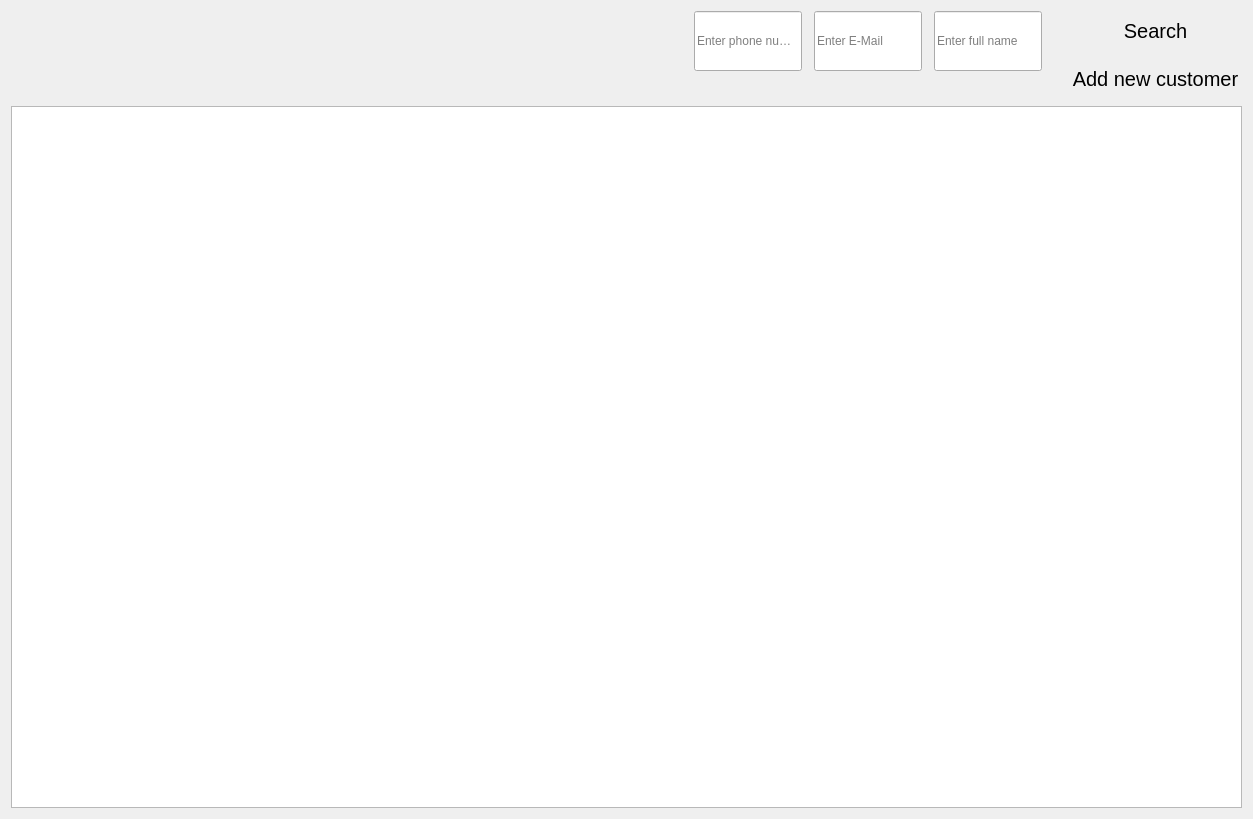
<?xml version="1.0" encoding="UTF-8"?>
<ui version="4.0">
 <class>customers_window</class>
 <widget class="QWidget" name="customers_window">
  <property name="geometry">
   <rect>
    <x>0</x>
    <y>0</y>
    <width>1253</width>
    <height>819</height>
   </rect>
  </property>
  <property name="sizePolicy">
   <sizepolicy hsizetype="Expanding" vsizetype="Expanding">
    <horstretch>0</horstretch>
    <verstretch>0</verstretch>
   </sizepolicy>
  </property>
  <property name="minimumSize">
   <size>
    <width>1253</width>
    <height>819</height>
   </size>
  </property>
  <property name="windowTitle">
   <string>Customers</string>
  </property>
  <layout class="QVBoxLayout" name="verticalLayout_3">
   <property name="spacing">
    <number>7</number>
   </property>
   <item>
    <layout class="QHBoxLayout" name="horizontalLayout_2">
     <item>
      <layout class="QVBoxLayout" name="verticalLayout_2">
       <item>
        <layout class="QHBoxLayout" name="horizontalLayout">
         <property name="spacing">
          <number>12</number>
         </property>
         <item>
          <spacer name="horizontalSpacer">
           <property name="orientation">
            <enum>Qt::Horizontal</enum>
           </property>
           <property name="sizeHint" stdset="0">
            <size>
             <width>348</width>
             <height>20</height>
            </size>
           </property>
          </spacer>
         </item>
         <item>
          <widget class="QLineEdit" name="phone_line_edit">
           <property name="sizePolicy">
            <sizepolicy hsizetype="Preferred" vsizetype="Preferred">
             <horstretch>0</horstretch>
             <verstretch>0</verstretch>
            </sizepolicy>
           </property>
           <property name="toolTip">
            <string>Enter customer's phone number</string>
           </property>
           <property name="placeholderText">
            <string>Enter phone number</string>
           </property>
          </widget>
         </item>
         <item>
          <widget class="QLineEdit" name="email_line_edit">
           <property name="sizePolicy">
            <sizepolicy hsizetype="Preferred" vsizetype="Preferred">
             <horstretch>0</horstretch>
             <verstretch>0</verstretch>
            </sizepolicy>
           </property>
           <property name="toolTip">
            <string>Enter customer's name</string>
           </property>
           <property name="placeholderText">
            <string>Enter E-Mail</string>
           </property>
          </widget>
         </item>
         <item>
          <widget class="QLineEdit" name="name_line_edit">
           <property name="sizePolicy">
            <sizepolicy hsizetype="Preferred" vsizetype="Preferred">
             <horstretch>0</horstretch>
             <verstretch>0</verstretch>
            </sizepolicy>
           </property>
           <property name="toolTip">
            <string>Enter the full name or part of the name</string>
           </property>
           <property name="placeholderText">
            <string>Enter full name </string>
           </property>
          </widget>
         </item>
        </layout>
       </item>
       <item>
        <spacer name="verticalSpacer">
         <property name="orientation">
          <enum>Qt::Vertical</enum>
         </property>
         <property name="sizeType">
          <enum>QSizePolicy::Preferred</enum>
         </property>
         <property name="sizeHint" stdset="0">
          <size>
           <width>20</width>
           <height>28</height>
          </size>
         </property>
        </spacer>
       </item>
      </layout>
     </item>
     <item>
      <spacer name="horizontalSpacer_2">
       <property name="orientation">
        <enum>Qt::Horizontal</enum>
       </property>
       <property name="sizeType">
        <enum>QSizePolicy::Preferred</enum>
       </property>
       <property name="sizeHint" stdset="0">
        <size>
         <width>20</width>
         <height>20</height>
        </size>
       </property>
      </spacer>
     </item>
     <item>
      <layout class="QVBoxLayout" name="verticalLayout">
       <property name="spacing">
        <number>8</number>
       </property>
       <item>
        <widget class="QPushButton" name="search_push_button">
         <property name="sizePolicy">
          <sizepolicy hsizetype="Preferred" vsizetype="Preferred">
           <horstretch>0</horstretch>
           <verstretch>0</verstretch>
          </sizepolicy>
         </property>
         <property name="minimumSize">
          <size>
           <width>173</width>
           <height>40</height>
          </size>
         </property>
         <property name="font">
          <font>
           <pointsize>15</pointsize>
           <weight>50</weight>
           <bold>false</bold>
          </font>
         </property>
         <property name="styleSheet">
          <string notr="true">background-color: &quot;#D9D9D9&quot;;
  border: none;
  color: black;
  margin: 4px 2px;
</string>
         </property>
         <property name="text">
          <string>Search</string>
         </property>
        </widget>
       </item>
       <item>
        <widget class="QPushButton" name="add_customer_push_button">
         <property name="sizePolicy">
          <sizepolicy hsizetype="Preferred" vsizetype="Preferred">
           <horstretch>0</horstretch>
           <verstretch>0</verstretch>
          </sizepolicy>
         </property>
         <property name="minimumSize">
          <size>
           <width>173</width>
           <height>40</height>
          </size>
         </property>
         <property name="font">
          <font>
           <pointsize>15</pointsize>
           <weight>50</weight>
           <bold>false</bold>
          </font>
         </property>
         <property name="styleSheet">
          <string notr="true">background-color: &quot;#D9D9D9&quot;;
  border: none;
  color: black;
  margin: 4px 2px;
</string>
         </property>
         <property name="text">
          <string>Add new customer</string>
         </property>
        </widget>
       </item>
      </layout>
     </item>
    </layout>
   </item>
   <item>
    <widget class="QTableView" name="tableView"/>
   </item>
  </layout>
 </widget>
 <resources/>
 <connections/>
</ui>
